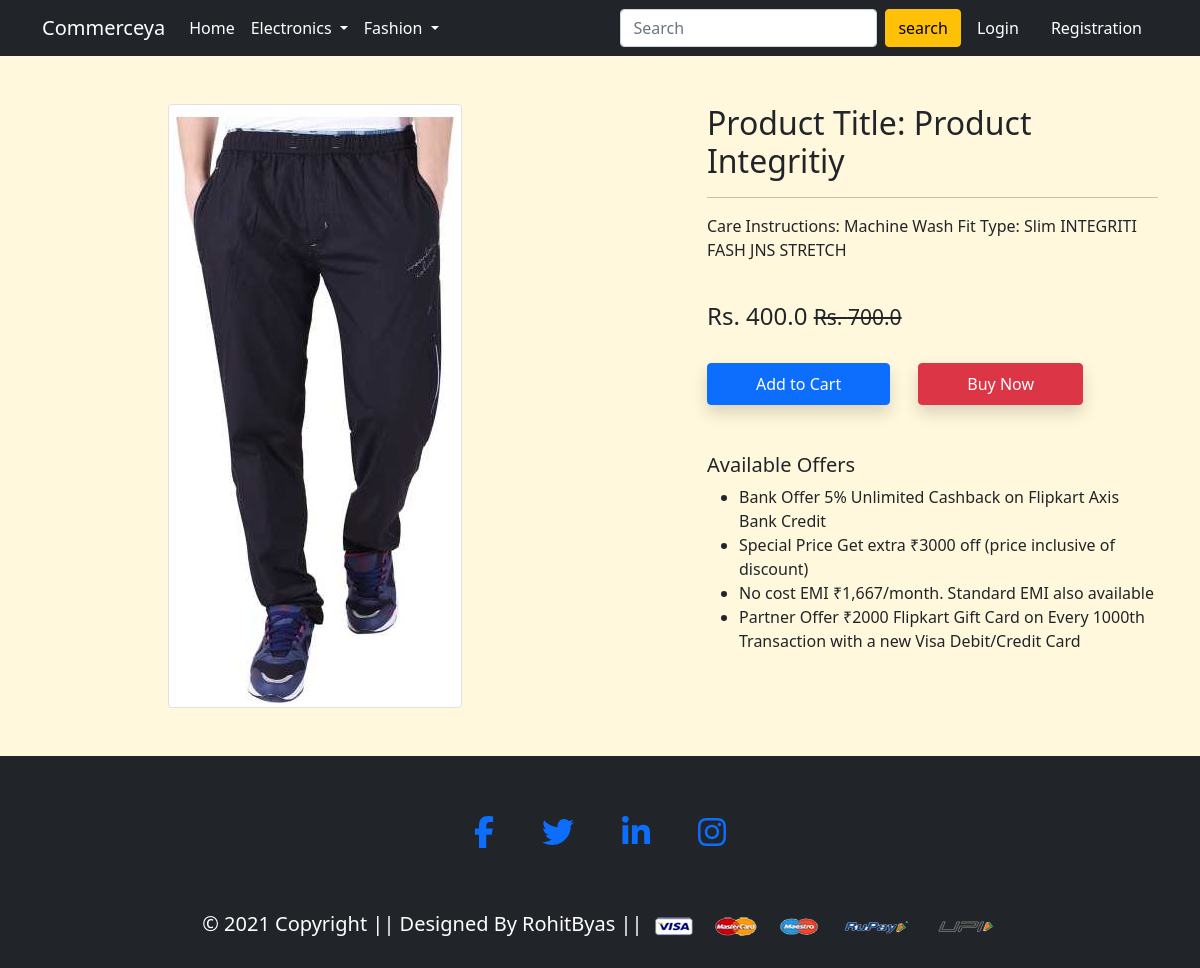
Screenshot of /product-detail/1/ with the database file from the repository.
### app/models.py (models this page shows, shortened)
class Product(models.Model):
    title=models.CharField(max_length=100)
    selling_price=models.FloatField()
    discounted_price=models.FloatField()
    description=models.TextField()
    brand=models.CharField(max_length=100)
    category=models.CharField(choices=CATEGORY_CHOICES,max_length=2)
    product_image=models.ImageField(upload_to='productimg')

### app/views.py (the view)
# urls.py: path('product-detail/<int:pk>/', views.ProductDeatilView.as_view(), name='product-detail'),
class ProductDeatilView(View):
    def get(self,request,pk):
        totalitem=0
        product=Product.objects.get(pk=pk)
        item_already_in_cart=False
        if request.user.is_authenticated:
            item_already_in_cart=Cart.objects.filter(Q(product=product.id) & Q(user=request.user)).exists()
            totalitem=len(Cart.objects.filter(user=request.user))
        return render(request,'app/productdetail.html',{'product':product,'item_already_in_cart':item_already_in_cart,'totalitem':totalitem})

### app/templates/app/productdetail.html (shortened to what this page needs)
{% extends 'app/base.html' %}
{% load static %}
{% block main-content %}
<div class="container my-5">
 <div class="row">
  <div class="col-sm-6 text-center align-self-center">
   <img src="{{product.product_image.url}}" alt="" class="img-fluid img-thumbnail">
  </div>
  <div class="col-sm-5 offset-sm-1">
   <h2>Product Title: Product {{product.title}}</h2>
   <hr>
   <p>{{product.description}}</p> <br>
   <h4>Rs. {{product.discounted_price}} <small class="fw-light text-decoration-line-through">Rs. {{product.selling_price}}</small></h4> <br>
   {% if not request.user.is_authenticated %}
   <form action="/add-to-cart" class="d-inline">
        <button type="submit" class="btn btn-primary shadow px-5 py-2">Add to Cart</button>
    </form>
   {% endif %}
   <a href="{% url 'checkout' %}" class="btn btn-danger shadow px-5 py-2 ms-4">Buy Now</a>
   <h5 class="mt-5">Available Offers</h5>
   <ul>
    <li>Bank Offer 5% Unlimited Cashback on Flipkart Axis Bank Credit</li>
    <li>Special Price Get extra ₹3000 off (price inclusive of discount)</li>
    <li>No cost EMI ₹1,667/month. Standard EMI also available</li>
    <li>Partner Offer ₹2000 Flipkart Gift Card on Every 1000th Transaction with a new Visa Debit/Credit Card</li>
   </ul>
  </div>
 </div>
</div>
{% endblock main-content %}

### rows the page displays
Product: product_image (picture), title "Integritiy", description "Care Instructions: Machine Wash Fit Type: Slim INTEGRITI FASH JNS STRETCH", discounted_price "400.0", selling_price "700.0"
